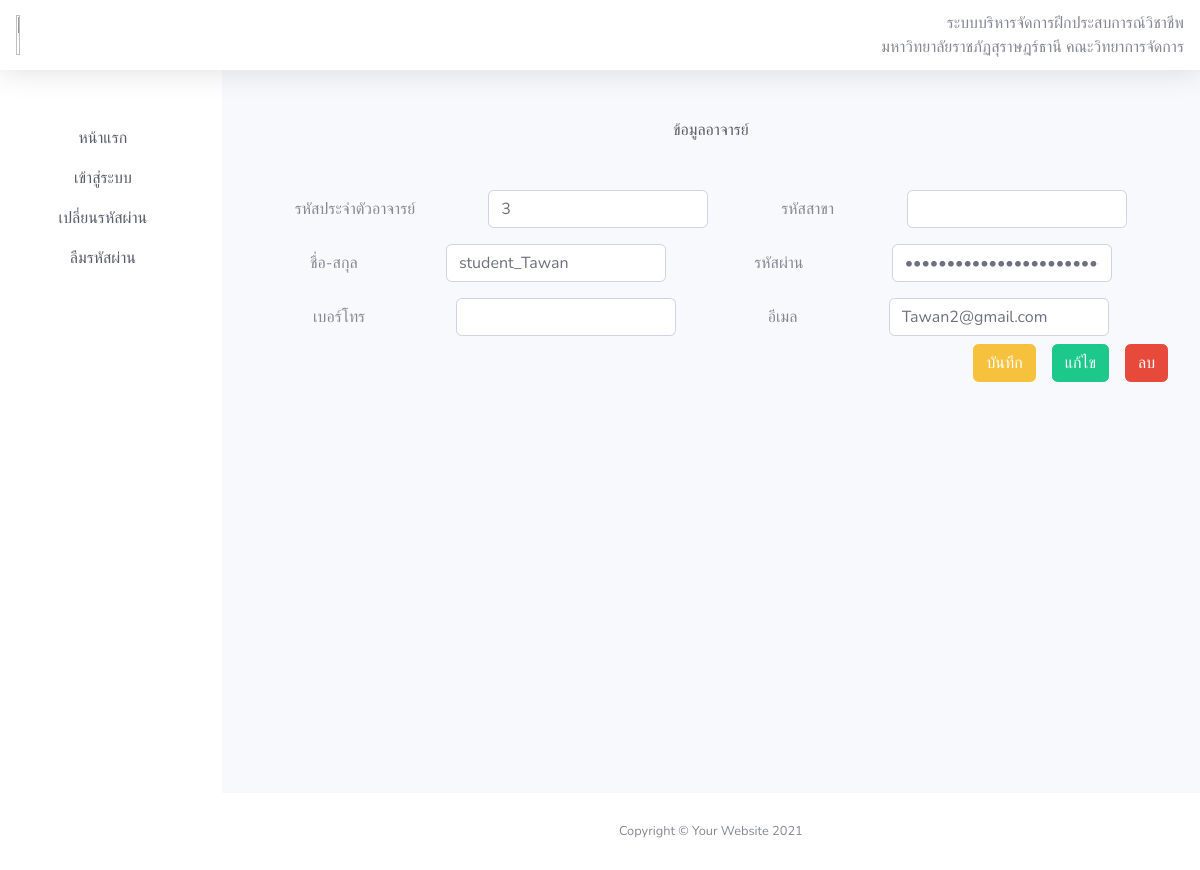
Before: /admins/teachers/edit.php?id=7 with the older database file.
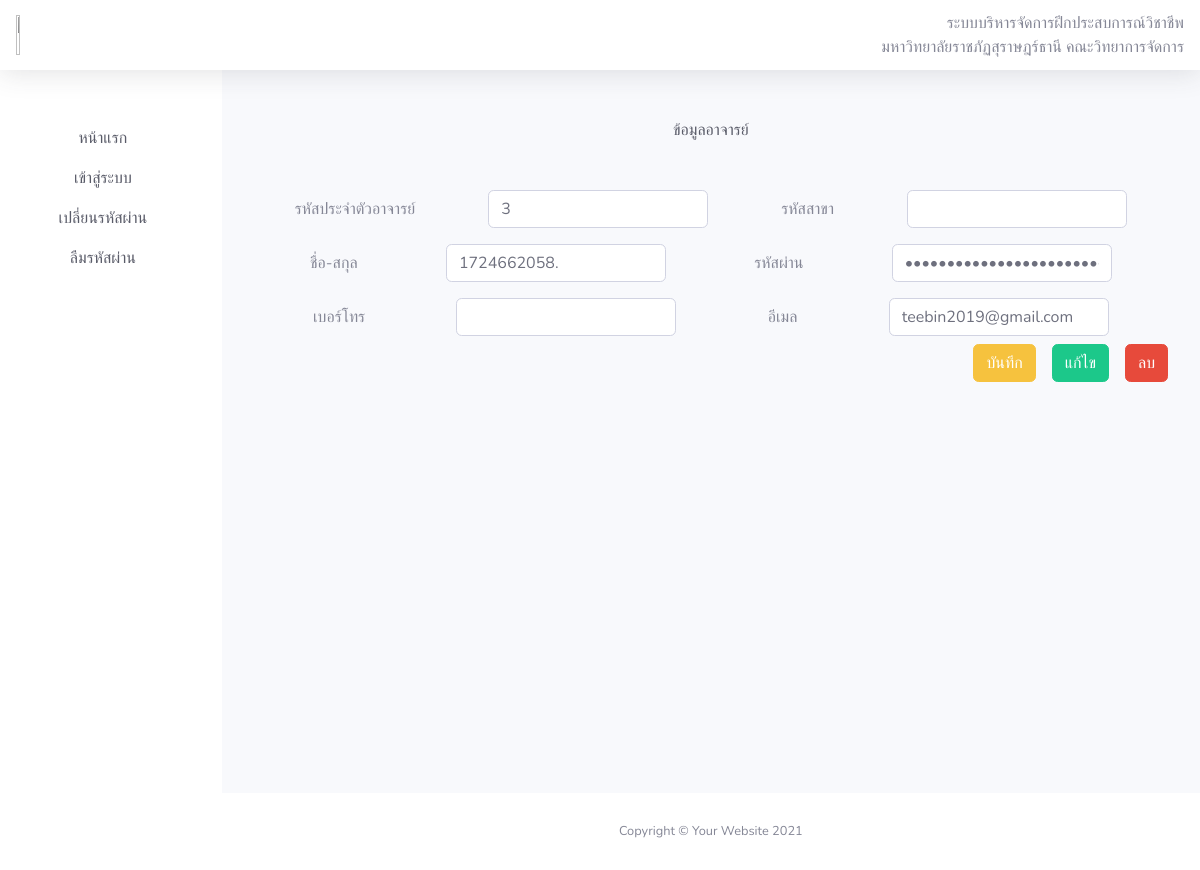
After: the same page with the newer database file.
### tables this page shows
CREATE TABLE `users` (
  `id` int(11) NOT NULL,
  `ID_IDEN` varchar(100) DEFAULT NULL COMMENT 'รหัสประจำตัว',
  `name` varchar(30) NOT NULL COMMENT 'ชื่อ-สกุล',
  `ID_CN` varchar(13) DEFAULT NULL,
  `SG` varchar(9) DEFAULT NULL COMMENT 'กลุ่มเรียน',
  `EDUC_MAJOR` varchar(20) DEFAULT NULL COMMENT 'สาขาวิชา',
  `PN` varchar(10) DEFAULT NULL COMMENT 'เบอร์โทร',
  `email` varchar(100) NOT NULL COMMENT 'อีเมลล์',
  `NICKNAME` varchar(10) DEFAULT NULL COMMENT 'ชื่อเล่น',
  `DATE` date DEFAULT NULL COMMENT 'วันเกิด',
  `AGE` int(3) DEFAULT NULL COMMENT 'อายุ',
  `RELIGION` varchar(10) DEFAULT NULL COMMENT 'ศาสนา',
  `CD` varchar(40) DEFAULT NULL COMMENT 'รหัสบัตรประชาชน',
  `ADDRESS` varchar(100) DEFAULT NULL COMMENT 'ที่อยู่',
  `SD` varchar(5) DEFAULT NULL COMMENT 'อำเภอ',
  `PROVINCE` varchar(20) DEFAULT NULL COMMENT 'จังหวัด',
  `ZC` varchar(5) DEFAULT NULL COMMENT 'รหัสไปรสณีย์',
  `CP` varchar(30) DEFAULT NULL COMMENT 'ผู้เกี่ยวข้อง',
  `CNPN` varchar(10) DEFAULT NULL COMMENT 'เบอร์โทรศัพท์ผู้เกี่ยวข้อง',
  `EDUCNAME` varchar(20) DEFAULT NULL COMMENT 'สถานศึกษา',
  `EDUCEL` varchar(30) DEFAULT NULL COMMENT 'ระดับการศึกษา',
  `EDUCSM` varchar(30) DEFAULT NULL COMMENT 'วิชาเอก',
  `EDUCGPA` varchar(4) DEFAULT NULL COMMENT 'เกรดเฉลี่ยสะสม',
  `EDUCA` varchar(30) DEFAULT NULL COMMENT 'อาจารย์ที่ปรึกษา',
  `EDUCPN` varchar(10) DEFAULT NULL COMMENT 'เบอร์ติดต่อ',
  `password` text NOT NULL,
  `id_major` int(11) DEFAULT NULL COMMENT 'รหัสสาขา',
  `number` varchar(10) NOT NULL COMMENT 'เบอร์โทร',
  `role` set('admin','teacher','student','') NOT NULL COMMENT 'ตำแหน่ง',
  `IMAGE` text DEFAULT NULL COMMENT 'รูป'
);

### admins/teachers/edit.php (the view, shortened to what this page needs)
<?php include_once('../database/connect.php');
$id = $_GET['id'];
$sql = "SELECT * FROM users WHERE id = $id";
$result = $objCon->query($sql);
$row = $result->fetch_assoc();
?>
<!DOCTYPE html>
<html lang="en">
<head>
    <link href="https://cdn.jsdelivr.net/npm/bootstrap@5.3.3/dist/css/bootstrap.min.css" rel="stylesheet" />
    <link href="../../assets/vendor/fontawesome-free/css/all.min.css" rel="stylesheet" type="text/css" />
    <link href="../../assets/css/sb-admin-2.min.css" rel="stylesheet" />
</head>
<body id="page-top">
    <?php include('../../assets/Components/navbar.php') ?>
    <div id="wrapper">
        <?php include('../../assets/Components/sidebar.php') ?>
        <div id="content-wrapper" class="d-flex flex-column">
            <div id="content">
                <div class="container-fluid mt-5">
                    <div class="text-center mb-5">
                        <p class="text-dark">ข้อมูลอาจารย์</ย>
                    </div>
                    <form action="../../../backend/teacher/update.php?id=<?= $row['id'] ?>" method="post">
                        <div class="row g-3 align-items-center justify-content-evenly mb-3">
                            <div class="col-auto">
                                <label for="inputmajor" class="col-form-label">รหัสประจำตัวอาจารย์</label>
                            </div>
                            <div class="col-auto">
                                <input type="text" name="ID_IDEN" id="inputmajor" value="<?= $row['ID_IDEN'] ?>" class="form-control">
                            </div>
                            <div class="col-auto">
                                <label for="inputmajor" class="col-form-label">รหัสสาขา</label>
                            </div>
                            <div class="col-auto">
                                <input type="text" id="inputmajor" name="id_major" value="<?= $row['id_major'] ?>" class="form-control">
                            </div>
                        </div>
                        <div class="row g-3 align-items-center justify-content-evenly mb-3">
                            <div class="col-auto">
                                <label for="inputmajor" class="col-form-label">ชื่อ-สกุล</label>
                            </div>
                            <div class="col-auto">
                                <input type="text" name="name" id="inputmajor" value="<?= $row['name'] ?>" class="form-control">
                            </div>
                            <div class="col-auto">
                                <label for="inputmajor" class="col-form-label">รหัสผ่าน</label>
                            </div>
                            <div class="col-auto">
                                <input type="password" name="password" id="inputmajor" value="<?= $row['password'] ?>" class="form-control">
                            </div>
                        </div>
                        <div class="row g-3 align-items-center justify-content-evenly">
                            <div class="col-auto">
                                <label for="inputmajor" class="col-form-label">เบอร์โทร</label>
                            </div>
                            <div class="col-auto">
                                <input type="text" name="number" id="inputmajor" value="<?= $row['number'] ?>"  class="form-control">
                            </div>
                            <div class="col-auto">
                                <label for="inputmajor" class="col-form-label">อีเมล</label>
                            </div>
                            <div class="col-auto">
                                <input type="text" name="email" id="inputmajor" value="<?= $row['email'] ?>" class="form-control">
                            </div>
                        </div>
                        <div class="d-flex mb-3">
                            <div class="me-auto p-2">
                            </div>
                            <div class="p-2"><button type="submit" class="btn btn-warning">
                                    บันทึก
                                </button></div>
                            <div class="p-2"><a href=""><button type="button" class="btn btn-success">
                                        แก้ไข
                                    </button></a></div>
                            <div class="p-2"><a href=""><button type="button" class="btn btn-danger">
                                        ลบ
                                    </button></a></div>
                        </div>
                    </form>
                </div>
            </div>
            <?php include('../../assets/Components/footer.php') ?>
        </div>
    </div>
</body>
</html>

Changed rows visible on the page:
changed users: name "student_Tawan" → "1724662058."; email "Tawan2@gmail.com" → "teebin2019@gmail.com"
